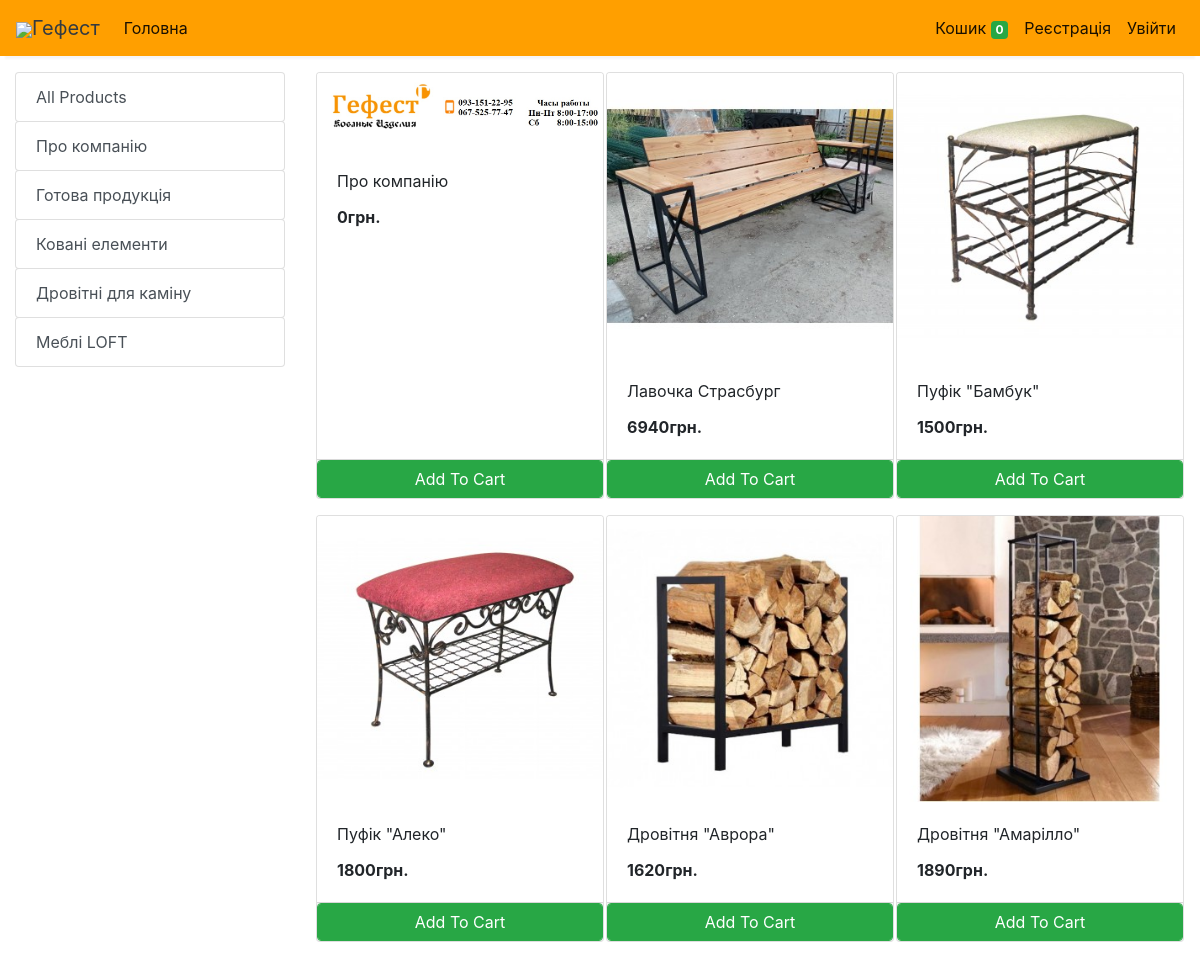
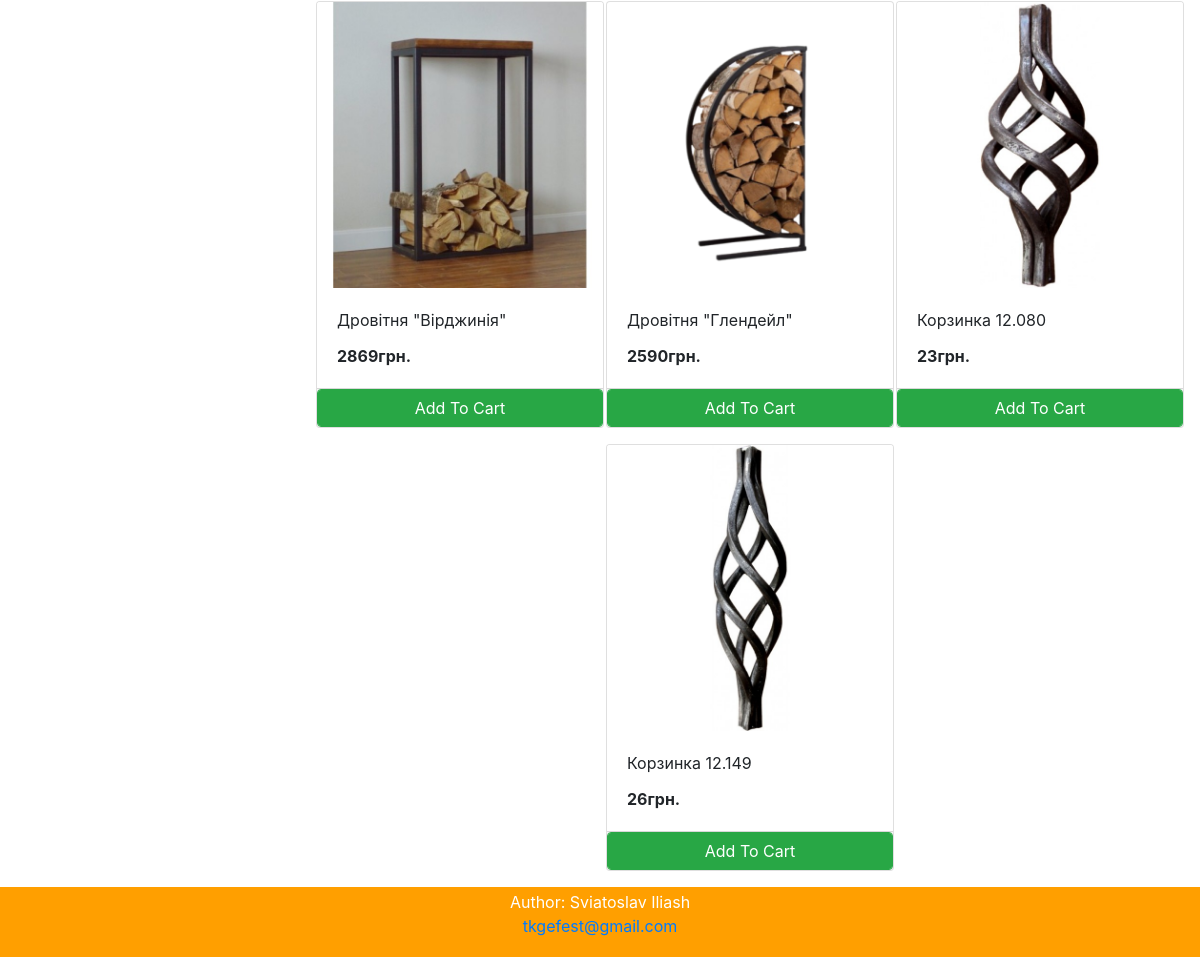
The app's page /store with its own data (2 pictures, top to bottom).
### store/models/category.py (models this page shows, shortened)
class Category(models.Model):
    name = models.CharField(max_length=50)
    @staticmethod
    def get_all_categories():
        return Category.objects.all()

### store/models/product.py (models this page shows, shortened)
class Products(models.Model):
    name = models.CharField(max_length=60)
    price = models.IntegerField(default=0)
    category = models.ForeignKey(Category, on_delete=models.CASCADE, default=1)
    description = models.CharField(max_length=250, default='', blank=True, null=True)
    image = models.ImageField(upload_to='uploads/products/')
    @staticmethod
    def get_all_products():
        return Products.objects.all()

### store/views/home.py (the view)
# urls.py: path('' , include('store.urls'))
def store(request):
    cart = request.session.get('cart')
    if not cart:
        request.session['cart'] = {}
    products = None
    categories = Category.get_all_categories()
    categoryID = request.GET.get('category')
    if categoryID:
        products = Products.get_all_products_by_categoryid(categoryID)
    else:
        products = Products.get_all_products();
    data = {}
    data['products'] = products
    data['categories'] = categories
    print('you are : ', request.session.get('email'))
    return render(request, 'index.html', data)

### store/templatetags/cart.py (called while the page is built)
@register.filter(name='is_in_cart')
def is_in_cart(product, cart):
    keys = cart.keys()
    for id in keys:
        if int(id) == product.id:
            return True
    return False

### store/templatetags/custom_filter.py (called while the page is built)
@register.filter(name='currency')
def currency(number):
    return str(number)+'грн.'

### store/templates/index.html (shortened to what this page needs)
{% extends 'base.html' %}
{% block content %}
{% load cart %}
{% load custom_filter %}
<div class="container-fluid mt-3">
	<div class="row">
		<div class="col-lg-3 mx-auto">
			<div class="list-group">
				<a href="/" class="list-group-item list-group-item-action btn btn-outline-success">All Products</a>
				{% for category in categories %}
				<a href="/?category={{category.id}}"
					class="list-group-item list-group-item-action btn btn-outline-success ">{{category.name}}</a>
				{% endfor %}
			</div>
		</div>
		<div id='products' class="col-lg-9 mx-auto">
			<div class="row mx-auto">
				{% for product in products %}
				<div class="card mx-auto mb-3" id={{product.id}} style="width: 18rem;">
					<img class="card-img-top" src="{{product.image.url}}" alt="Card image cap">
					<div class="card-body">
						<p class="card-title">{{product.name}}</p>
						<p class="card-text"><b>{{product.price|currency}}</b></p>
					</div>
					<div class="card-footer p-0 no-gutters">
						{% if product|is_in_cart:request.session.cart %}
						<div class="row no-gutters">
							<form action="/#{{product.id}}" class="col-2 " method="post">
								{% csrf_token %}
								<input hidden type="text" name='product' value='{{product.id}}'>
								<input hidden type="text" name='remove' value='True'>
								<input type="submit" value=" - " class="btn btn-block btn-success border-right">
							</form>
							<div class="text-center col btn btn-success">{{product|cart_quantity:request.session.cart}} in Cart</div>
							<form action="/#{{product.id}}" class="col-2 " method="post">
								{% csrf_token %}
								<input hidden type="text" name='product' value='{{product.id}}'>
								<input type="submit" value=" + " class="btn btn-block btn-success border-left">
							</form>
						</div>
						{% else %}
						<form action="/#{{product.id}}" method="POST" class="btn-block">
							<input type="submit" class="float-right btn btn-success form-control"
								value="Add To Cart">
						</form>
						{% endif %}
					</div>
				</div>
				{% endfor %}
			</div>
		</div>
	</div>
</div>
{% endblock %}

### store/templates/base.html (shortened to what this page needs)
<!doctype html>
<html lang="en">
<head>
  <link rel="stylesheet" href="https://maxcdn.bootstrapcdn.com/bootstrap/4.0.0/css/bootstrap.min.css"
>
</head>
<body>
<nav class="one-edge-shadow
  navbar navbar-light
  sticky-top navbar
  navbar-expand-lg
  text-white">
    <a class="navbar-brand ms-3 text-dark " href="/">
    <link rel="stylesheet" href="https://use.fontawesome.com/releases/v5.7.0/css/all.css">
    <img src="https://www.freepnglogos.com/uploads/shopping-cart-png/shopping-cart-svg-png-icon-download-28.png" style="width:50px;height:50px,color:text-light;">Гефест</a>
    <div class="collapse navbar-collapse" id="navbarSupportedContent">
      <ul class="navbar-nav mr-auto">
        <li class="nav-item active">
          <a class="nav-link" href="/store">Головна<span class="sr-only">(current)</span></a>
        </li>
          </ul>
      <ul class=" navbar-nav my-2 my-lg-0">
        <li class="nav-item active">
          <a class="nav-link" href="/cart">Кошик
            <span class="badge badge-success">{{request.session.cart.keys|length}}</span>
            <span class="sr-only">(current)</span></a>
        </li>
        {% if request.session.customer %}
        <li class="nav-item active ">
          <a class="nav-link" href="/orders">Orders<span class="sr-only">(current)</span></a>
        </li>
        <li class="nav-item active ">
          <a class="nav-link" href="/logout">Вихід<span class="sr-only">(current)</span></a>
        </li>
        {% else %}
        <li class="nav-item active">
          <a class="nav-link" href="/signup">Реєстрація<span class="sr-only">(current)</span></a>
        </li>
        <li class="nav-item active">
          <a class="nav-link" href="/login">Увійти<span class="sr-only">(current)</span></a>
        </li>
        {% endif %}
      </ul>
    </div>
  </nav>
  {% block content %}{% endblock %}
<footer>
  <p>Author: Sviatoslav Iliash<br>
  <a href="tk-gefest.com.ua">tkgefest@gmail.com</a></p>
</footer>
</body>
</html>

### store/templates/base.html (style rules this page uses)
nav { background-color: #ff9f00; }
.one-edge-shadow { box-shadow: 0 8px 2px -5px rgb(246, 245, 245); }
footer { text-align: center; padding: 3px; background-color: #ff9f00; color: white; }

### records on screen
Category: name "Про компанію"
Category: name "Готова продукція"
Category: name "Ковані елементи"
Category: name "Дровітні для каміну"
Category: name "Меблі LOFT"
Products: image (picture), name "Про компанію", price "0грн."
Products: image (picture), name "Лавочка Страсбург", price "6940грн."
Products: image (picture), name "Пуфік \"Бамбук\"", price "1500грн."
Products: image (picture), name "Пуфік \"Алеко\"", price "1800грн."
Products: image (picture), name "Дровітня \"Аврора\"", price "1620грн."
Products: image (picture), name "Дровітня \"Амарілло\"", price "1890грн."
Products: image (picture), name "Дровітня \"Вірджинія\"", price "2869грн."
Products: image (picture), name "Дровітня \"Глендейл\"", price "2590грн."
Products: image (picture), name "Корзинка 12.080", price "23грн."
Products: image (picture), name "Корзинка 12.149", price "26грн."

### other values on screen
{{ request.session.cart.keys|length }} "0"
